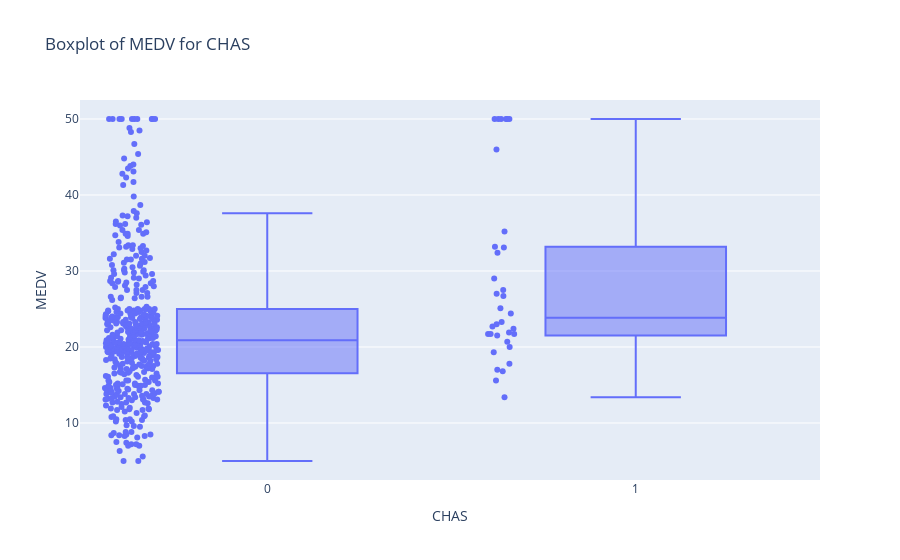

This figure's notebook cell:
### Code cell
fig = px.box(housing_dataset, x='CHAS', y='MEDV', points="all", title='Boxplot of MEDV for CHAS')
fig.show()

### Figure 1 — Plotly figure (JSON) as saved in the notebook; plotly's stock layout.template omitted (floating-point values rounded to 4 significant figures; data arrays with more than 128 entries replaced by an {"elided": "..."} marker saying what was removed)
{"data": [{"alignmentgroup": "True", "boxpoints": "all", "hovertemplate": "CHAS=%{x}<br>MEDV=%{y}<extra></extra>", "legendgroup": "", "marker": {"color": "#636efa"}, "name": "", "notched": false, "offsetgroup": "", "orientation": "v", "showlegend": false, "type": "box", "x": {"elided": "506 int values"}, "x0": " ", "xaxis": "x", "y": {"elided": "506 float values"}, "y0": " ", "yaxis": "y"}], "layout": {"boxmode": "group", "legend": {"tracegroupgap": 0}, "title": {"text": "Boxplot of MEDV for CHAS"}, "xaxis": {"anchor": "y", "domain": [0, 1], "title": {"text": "CHAS"}}, "yaxis": {"anchor": "x", "domain": [0, 1], "title": {"text": "MEDV"}}}}
